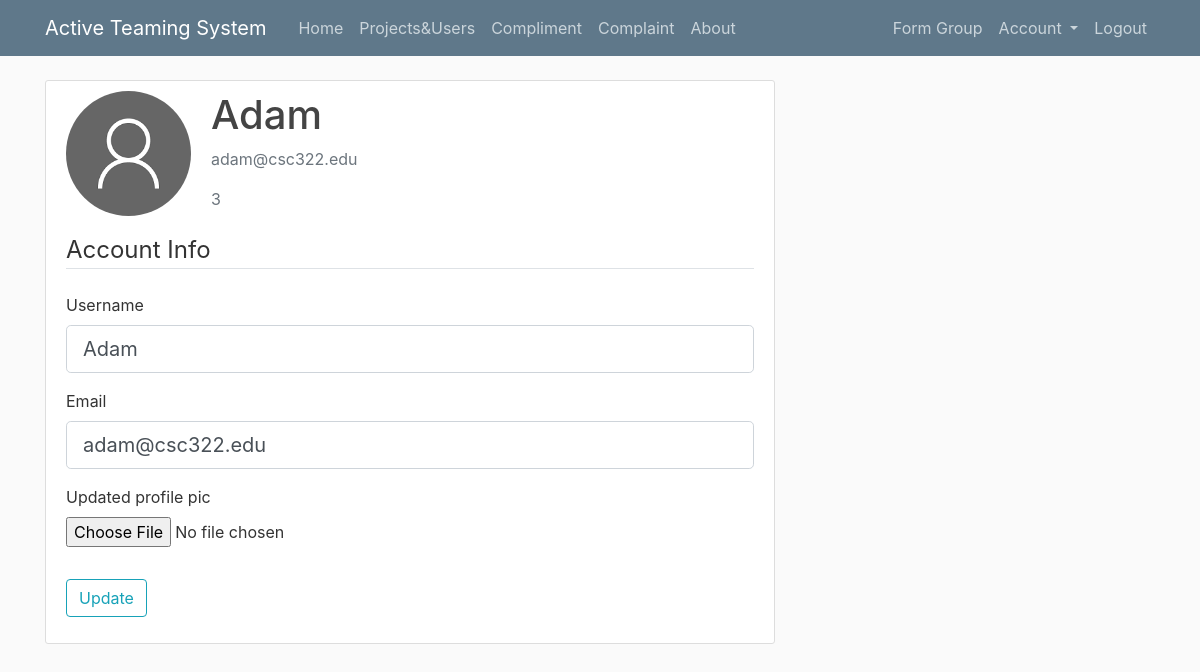
Screenshot of /account (signed in) with the database file from the repository.
### application/models.py (models this page shows, shortened)
class User(db.Model,UserMixin):
    id = db.Column(db.Integer, primary_key=True)
    username = db.Column(db.String(20), unique=True, nullable=False)
    email = db.Column(db.String(120), unique=True, nullable=False)
    image_file = db.Column(db.String(20), nullable=False, default='default.jpg')
    password = db.Column(db.String(60), nullable=False)
    rating = db.Column(db.Integer,nullable=False,default=0)
    compliments = db.relationship('Compliment', backref='recipient', lazy=True)
    complaints = db.relationship('Complaint', backref='complainee', lazy=True)
    UserBlacklist = db.relationship('UserBlacklist', backref='user_blacklisted', lazy=True)
    applications = db.relationship('Application', backref='referee', lazy=True)
    is_vip = db.Column(db.Boolean, default=False, nullable=False)
    is_su = db.Column(db.Boolean, default=False, nullable=False)
    is_blacklisted = db.Column(db.Boolean, default=False, nullable=False)

### application/route.py (the view)
@app.route("/account", methods=['GET', 'POST'])
@login_required
def account():
    form = UpdateAccountForm()
    if form.validate_on_submit():
        if form.picture.data:
            picture_file = save_picture(form.picture.data)
            current_user.image_file = picture_file
        current_user.username = form.username.data
        current_user.email = form.email.data
        db.session.commit()
        flash('Your account has been updated!', 'success')
        return redirect(url_for('account'))
    elif request.method == 'GET':
        form.username.data = current_user.username
        form.email.data = current_user.email
    image_file = url_for('static', filename='profile_pics/' + current_user.image_file)
    return render_template('account.html', title='Account',
                           image_file=image_file, form=form)

### application/forms.py (shortened to what this page needs)
class UpdateAccountForm(FlaskForm):
    username = StringField('Username',
                           validators=[DataRequired(), Length(min=2, max=20)])
    email = StringField('Email',
                        validators=[DataRequired(), Email()])
    picture = FileField('Updated profile pic',validators=[FileAllowed(['jpg','png'])])
    submit = SubmitField('Update')

### application/models.py (called while the page is built)
@login_manager.user_loader
def load_user(user_id):
    return User.query.get(int(user_id))

### application/templates/account.html (shortened to what this page needs)
{% extends "layout.html" %}
{% block content %}
    <div class="content-section">
      <div class="media">
        <img class="rounded-circle account-img" src="{{ image_file }}">
        <div class="media-body">
          <h2 class="account-heading">{{ current_user.username }}</h2>
          <p class="text-secondary">{{ current_user.email }}</p>
          <p class="text-secondary">{{ current_user.id }}</p>
        </div>
      </div>
        <form method="POST" action="" enctype="multipart/form-data">
            <fieldset class="form-group">
                <legend class="border-bottom mb-4">Account Info</legend>
                <div class="form-group">
                    {{ form.username.label(class="form-control-label") }}
                    {% if form.username.errors %}
                        {{ form.username(class="form-control form-control-lg is-invalid") }}
                        <div class="invalid-feedback">
                            {% for error in form.username.errors %}
                                <span>{{ error }}</span>
                            {% endfor %}
                        </div>
                    {% else %}
                        {{ form.username(class="form-control form-control-lg") }}
                    {% endif %}
                </div>
                <div class="form-group">
                    {{ form.email.label(class="form-control-label") }}
                    {% if form.email.errors %}
                        {{ form.email(class="form-control form-control-lg is-invalid") }}
                        <div class="invalid-feedback">
                            {% for error in form.email.errors %}
                                <span>{{ error }}</span>
                            {% endfor %}
                        </div>
                    {% else %}
                        {{ form.email(class="form-control form-control-lg") }}
                    {% endif %}
                </div>
                <div class="form-group">
                    {{ form.picture.label() }}
                    {{ form.picture(class="form-control-file") }}
                </div>
            </fieldset>
            <div class="form-group">
                {{ form.submit(class="btn btn-outline-info") }}
            </div>
        </form>
    </div>
{% endblock content %}

### application/static/main.css (style rules this page uses)
body { background: #fafafa; color: #333333; margin-top: 5rem; }
h1, h2, h3, h4, h5, h6 { color: #444444; }
.content-section { background: #ffffff; padding: 10px 20px; border: 1px solid #dddddd; border-radius: 3px; margin-bottom: 20px; }
.account-img { height: 125px; width: 125px; margin-right: 20px; margin-bottom: 16px; }
.account-heading { font-size: 2.5rem; }

### rows the page displays
User: username "Adam", email "adam@csc322.edu", id "3"
